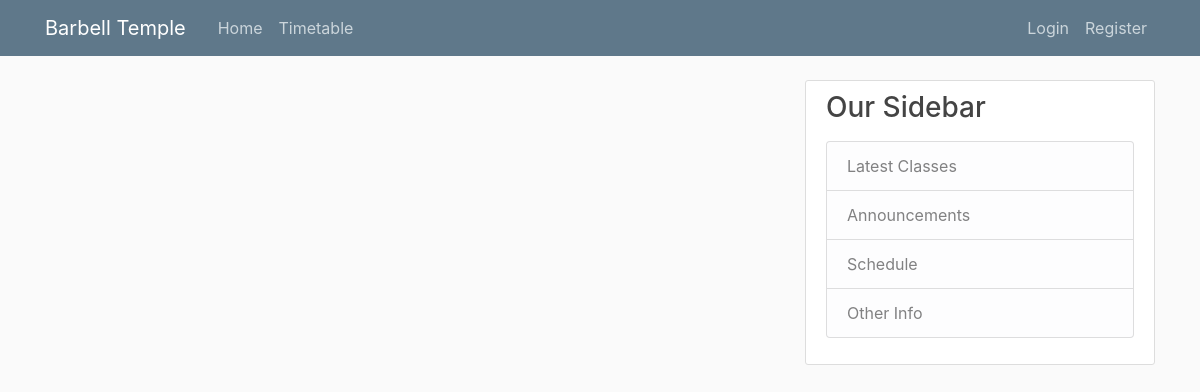
The app's page /, older data.
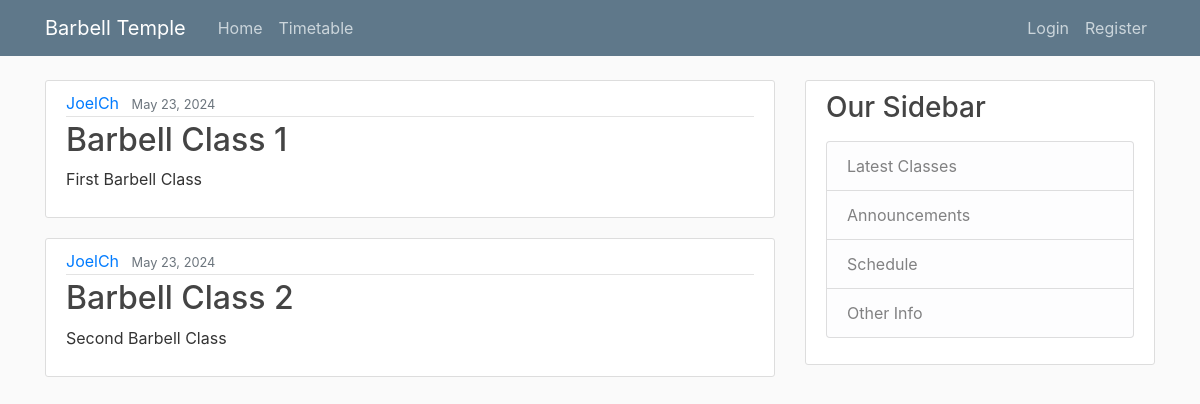
The same page, newer data.
### barbell_classes/models.py (models this page shows, shortened)
class BarbellClass(models.Model):
    title = models.CharField(max_length=100)
    content = models.TextField()
    date_posted = models.DateTimeField(default=timezone.now)
    author = models.ForeignKey(User, on_delete=models.CASCADE)

### barbell_classes/views.py (the view)
# urls.py: 2. Add a URL to urlpatterns:  path('', views.home, name='home')
def home(request):
    context = {
        'barbellclass_updates': BarbellClass.objects.all
    }
    return render(request, 'barbell_classes/home.html', context)

### barbell_classes/templates/barbell_classes/home.html
{% extends "barbell_classes/base.html" %}
{% block content %}
    {% for barbellclass_update in barbellclass_updates %}
    <article class="media content-section">
        <div class="media-body">
            <div class="article-metadata">
                <a class="mr-2" href="#">{{ barbellclass_update.author }}</a>
                <small class="text-muted">{{ barbellclass_update.date_posted|date:"F d, Y" }}</small>
            </div>
            <h2><a class="article-title" href="#">{{ barbellclass_update.title }}</a></h2>
            <p class="article-content">{{ barbellclass_update.content }}</p>
        </div>
    </article>
    {% endfor %}
{% endblock content %}

### barbell_classes/templates/barbell_classes/base.html (shortened to what this page needs)
{% load static %}
<!DOCTYPE html>
<html lang="en">
<head>
    <link rel="stylesheet" href="https://cdn.jsdelivr.net/npm/bootstrap@4.1.3/dist/css/bootstrap.min.css">
    <link rel="stylesheet" type="text/css" href="{% static 'barbell_classes/main.css' %}">
</head>
<body>
    <header class="site-header">
        <nav class="navbar navbar-expand-md navbar-dark bg-steel fixed-top">
            <div class="container">
                <a class="navbar-brand mr-4" href="/">Barbell Temple</a>
                <div class="collapse navbar-collapse" id="navbarToggle">
                    <div class="navbar-nav mr-auto">
                        <a class="nav-item nav-link" href="{% url 'barbell_classes-home' %}">Home</a>
                        <a class="nav-item nav-link" href="{% url 'barbell_classes-timetable' %}">Timetable</a>
                    </div>
                    <div class="navbar-nav">
                        <a class="nav-item nav-link" href="#">Login</a>
                        <a class="nav-item nav-link" href="#">Register</a>
                    </div>
                </div>
            </div>
        </nav>
    </header>
    <main role="main" class="container">
        <div class="row">
          <div class="col-md-8">
            {% block content %}{% endblock %}
          </div>
          <div class="col-md-4">
            <div class="content-section">
              <h3>Our Sidebar</h3>
              <p class='text-muted'>
                <ul class="list-group">
                  <li class="list-group-item list-group-item-light">Latest Classes</li>
                  <li class="list-group-item list-group-item-light">Announcements</li>
                  <li class="list-group-item list-group-item-light">Schedule</li>
                  <li class="list-group-item list-group-item-light">Other Info</li>
                </ul>
              </p>
            </div>
          </div>
        </div>
      </main>
</body>
</html>

### barbell_classes/static/barbell_classes/main.css (style rules this page uses)
body { background: #fafafa; color: #333333; margin-top: 5rem; }
h1, h2, h3, h4, h5, h6 { color: #444444; }
ul { margin: 0; }
.bg-steel { background-color: #5f788a; }
.site-header .navbar-nav .nav-link { color: #cbd5db; }
.content-section { background: #ffffff; padding: 10px 20px; border: 1px solid #dddddd; border-radius: 3px; margin-bottom: 20px; }
.article-title { color: #444444; }
.article-content { white-space: pre-line; }
.article-metadata { padding-bottom: 1px; margin-bottom: 4px; border-bottom: 1px solid #e3e3e3 }

Row changes from the older to the newer data that the page shows:
added BarbellClass: author "JoelCh", date_posted "May 23, 2024", title "Barbell Class 1", content "First Barbell Class"
added BarbellClass: author "JoelCh", date_posted "May 23, 2024", title "Barbell Class 2", content "Second Barbell Class"
